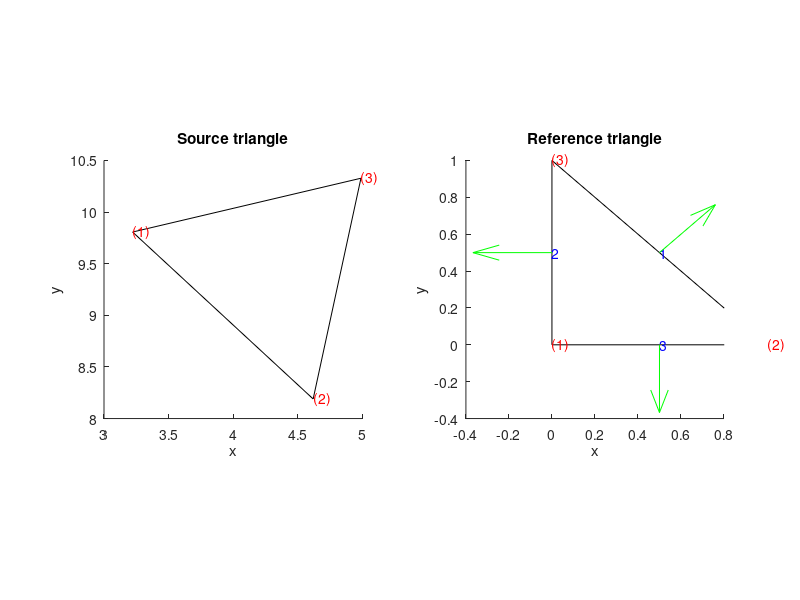

This figure's MATLAB source: (Note: this script raises an error after producing the figure.)
clc
clear all
close all

% coordinates of the source element
coord = [    3.2217    9.8066
    4.6208    8.1898
    4.9911   10.3278];

figure(1)
subplot(1, 2, 1)
title("Source triangle")
patch('Vertices', coord, 'Faces', 1:3, 'FaceVertexCData', 0, 'FaceColor', 'flat', 'EdgeAlpha', 1, 'facealpha', 0); hold on
xlabel('x')
ylabel('y')
pbaspect([1, 1, 1])
for i = 1:3
    text(coord(i, 1), coord(i, 2), ['(', num2str(i), ')'], 'color', 'r'); hold on
end

% the basis functions of RT0 for reference elements is
% \hat{\psi} = a + b \hat{x}
% for the reference triangular element, the coordinates are
coord_ref = [0, 0;
    1, 0;
    0, 1];
figure(1)
subplot(1, 2, 2)
title("Reference triangle")
patch('Vertices', coord_ref, 'Faces', 1:3, 'FaceVertexCData', 0, 'FaceColor', 'flat', 'EdgeAlpha', 1, 'facealpha', 0); hold on
xlabel('x')
ylabel('y')
pbaspect([1, 1, 1])
for i = 1:3
    text(coord_ref(i, 1), coord_ref(i, 2), ['(', num2str(i), ')'], 'color', 'r'); hold on
end

% we have to calculate the values of a and b for each face (or say, edge)
% of the reference element. Note that face 1 is the edge opposite node 1
% we use the formula $\frac{1}{|f_i| \int_{f_i} \hat{psi_i}(x_j) \cdot \n_j \mathrm d s = \delta_{ij}$
% where $f_i$ is the $i$th face, and $|f_i|$ is the length of the face,
% $x_j$ here is the center of the face, $n_j$ is the outer normal vector on
% the face, and $\delta _{ij}$ is the Kronecker delta.

% now let us calculate a and b for shape functions on reference elements
% first, the centers of face 1, 2, and 3
CenterFaces_ref = [(coord_ref(2, :) + coord_ref(3, :)) .* 0.5
    (coord_ref(1, :) + coord_ref(3, :)) .* 0.5
    (coord_ref(1, :) + coord_ref(2, :)) .* 0.5];
for i = 1:3
    subplot(1, 2, 2)
    text(CenterFaces_ref(i, 1), CenterFaces_ref(i, 2), [num2str(i)], 'color', 'b'); hold on
end

% the normal outer vector of each face
% and the face length
OuterNormalFaces_ref = [coord_ref(3, :) - coord_ref(2, :);
    coord_ref(1, :) - coord_ref(3, :);
    coord_ref(2, :) - coord_ref(1, :)];
FaceLength_ref = [vecnorm(OuterNormalFaces_ref')]';
OuterNormalFaces_ref = [OuterNormalFaces_ref(:, 2), -OuterNormalFaces_ref(:, 1)];
OuterNormalFaces_ref = OuterNormalFaces_ref ./ [vecnorm(OuterNormalFaces_ref')]';
subplot(1, 2, 2)
quiver(CenterFaces_ref(:, 1), CenterFaces_ref(:, 2), OuterNormalFaces_ref(:, 1), OuterNormalFaces_ref(:, 2), 'color', 'g'); hold on

% calculate a and b
% inv([1/2^0.5, 1/2^0.5, 1/2^0.5; -1, 0, 0; 0, -1, 0]) * [1, 0, 0; 0, 1, 0; 0, 0, 1]
syms a1 a2 b n1 n2 real
coe_matrix = zeros(3, 3);
for i = 1:3
    dot_product = dot([a1 + b * CenterFaces_ref(i, 1), a2 + b * CenterFaces_ref(i, 2)], [n1, n2]);
    dot_product = collect(dot_product, [a1, a2, b]);
    Ax = coeffs(dot_product, [b, a2, a1]);
    coe_matrix(i, :) = subs(Ax, [n1, n2], OuterNormalFaces_ref(i, :));
end
coe_matrix  = inv(coe_matrix) * eye(3);

for i = 1:3
    disp(['psi_hat_', num2str(1), ' = [', num2str(coe_matrix(1, i)), ' + ', num2str(coe_matrix(3, i)), ' * x_hat', '; ' num2str(coe_matrix(2, i)), ' + ', num2str(coe_matrix(3, i)), ' * y_hat', ']'])
end

% Piola transformation
% calculate $\psi_i$ of source elements
B_K = [coord(2, 1) - coord(1, 1), coord(3, 1) - coord(1, 1);
    coord(2, 2) - coord(1, 2), coord(3, 2) - coord(1, 2)];
% validate B_K
disp(['validate B_K, see if the result is [0;0]'])
for i = 1:3
    % see if the result is [0;0]
    disp(B_K * coord_ref(i, :)' + coord(1, :)' - coord(i, :)');
end

detB_k = det(B_K);
Area_T = Area_tri(coord(1, :), coord(2, :), coord(3, :));

CloudPnts = GenCloudPointsInTriangle(coord(1, :), coord(2, :), coord(3, :), 40);
% subplot(1, 2, 1)
% scatter(CloudPnts(:, 1), CloudPnts(:, 2), '+');
% hold on

q_n = [-2 / norm(coord(2, :) - coord(3, :)), 1 / norm(coord(2, :) - coord(3, :)), 1/ norm(coord(3, :) - coord(1, :))];
V_t = zeros(size(CloudPnts, 1), 2);
for i = 1:size(CloudPnts, 1)
    coord_hat = inv(B_K) * [CloudPnts(i, :) - coord(1, :)]';
    xi_s = coord_hat(1);
    eta_s = coord_hat(2);
    
    M_j = zeros(2, 1);

    for j = 1:3
        psi_hat_xi = coe_matrix(1, j) + coe_matrix(3, j) * xi_s;
        psi_hat_eta = coe_matrix(2, j) + coe_matrix(3, j) * eta_s;

        M_j = M_j + 1 / detB_k .* B_K * [psi_hat_xi, psi_hat_eta]' .* q_n(j);
    end
    V_t(i, :) = M_j';

end

subplot(1, 2, 1)
quiver(CloudPnts(:, 1) , CloudPnts(:, 2), V_t(:, 1), V_t(:, 2)); hold on

B = zeros(3, 3);
C = zeros(3, 1);

xi = [1/2., 1/2., 0];
eta = [1/2., 0, 1/2.];
weights = [1/6., 1/6., 1/6.];

for i = 1:3
    for j = 1:3
        for l = 1:3
            for m = 1:3
                psi_hat_i_xi = coe_matrix(1, i) + coe_matrix(3, i) * xi(l);
                psi_hat_i_eta = coe_matrix(2, i) + coe_matrix(3, i) * eta(l);
                
                psi_hat_j_xi = coe_matrix(1, j) + coe_matrix(3, j) * xi(m);
                psi_hat_j_eta = coe_matrix(2, j) + coe_matrix(3, j) * eta(m);

                w1 = weights(l);
                w2 = weights(m);

                B(i, j) = B(i, j) + (1 / detB_k)^2 * w1 * w2 * dot(B_K * [psi_hat_i_xi, psi_hat_i_eta]', B_K * [psi_hat_j_xi, psi_hat_j_eta]');
            end
            %--------------------------------
        end
    end
end

div_phi_hat = [2^0.5 + 2^0.5; 1 + 1; 1 + 1];

 
C = (-1 / detB_k) * div_phi_hat .* Area_tri(coord_ref(1, :), coord_ref(2, :), coord_ref(3, :));


B
C
%1.04994164052243	-0.260329062344791	-0.0499426798279379
%-0.260329062344791	0.965009678007263	-0.281542085802101
%-0.0499426798279379	-0.281542085802101	1.04847072628005

K = [B, C;C', 0];
b = [norm(coord(2, :) - coord(3, :)) * 100;
    norm(coord(1, :) - coord(3, :)) * 10;
    norm(coord(1, :) - coord(2, :)) * 10;
    0];

inv(K) * b